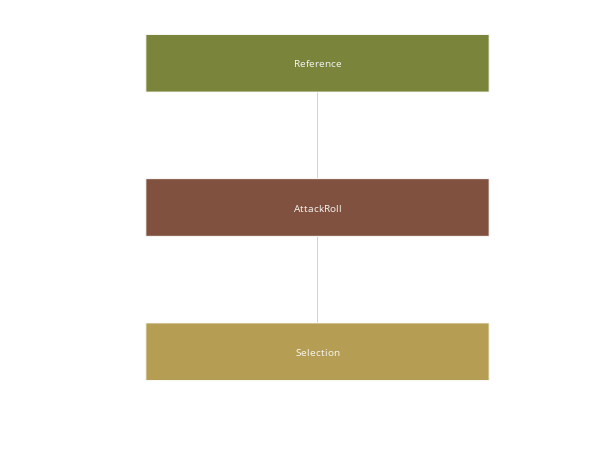

Source (notebook cell):
### Code cell
from dndast.nodes import *
from dndast.plotter import plot_tree_diagram
import plotly.graph_objects as go

tree = SelectionNode(
    selector=AttackRollNode(**{
        'critical_hit_range': [19,20],
        'critical_miss_range': [1],
        'attack_bonus': 4,
        'armor_class': ReferenceNode('target.AC'),
    }),
    results={
        'critical miss': 0,
        'miss': 0,
        'hit': 1,
        'critical hit': 2,
    },
)

fig = go.Figure(
    layout=go.Layout(
        template='plotly_white',
        margin=dict(l=60, r=25, b=55, t=20, pad=4),
        showlegend=False,
        xaxis=dict(showline=False, zeroline=False, showgrid=False, showticklabels=False, ticks="", minor_ticks=""),
        yaxis=dict(showline=False, zeroline=False, showgrid=False, showticklabels=False, ticks="", minor_ticks=""),
        hovermode='closest',
    ),
)

#ctree, nodes = convert_tree(tree.to_dict())
fig = plot_tree_diagram(tree, fig=fig)

# show figure
fig.update_layout(width=600, height=450)
fig.show()

### Figure 1 — Plotly figure (JSON) as saved in the notebook; plotly's stock layout.template omitted (floating-point values rounded to 4 significant figures)
{"data": [{"hoverinfo": "none", "line": {"color": "rgb(210,210,210)", "width": 1}, "mode": "lines", "type": "scatter", "x": [0, 0, null, 0, 0, null], "y": [0, 1, null, 1, 2, null]}, {"hoverinfo": "text", "marker": {"color": "rgba(181, 158,  84, 1.0)"}, "mode": "markers", "opacity": 0, "text": ["<b>Selection</b><br>selector: AttackRollNode<br>results:<br>    critical miss: 0<br>    miss: 0<br>    hit: 1<br>    critical hit: 2"], "type": "scatter", "x": [0], "y": [0]}, {"hoverinfo": "text", "marker": {"color": "rgba(127,  81,  62, 1.0)"}, "mode": "markers", "opacity": 0, "text": ["<b>AttackRoll</b><br>critical_hit_range: [19, 20]<br>critical_miss_range: [1]<br>attack_bonus: 4<br>armor_class: ReferenceNode"], "type": "scatter", "x": [0], "y": [1]}, {"hoverinfo": "text", "marker": {"color": "rgba(122, 133,  59, 1.0)"}, "mode": "markers", "opacity": 0, "text": ["<b>Reference</b><br>value: target.AC"], "type": "scatter", "x": [0], "y": [2]}], "layout": {"annotations": [{"font": {"color": "rgba(250,250,250,1)", "size": 10}, "showarrow": false, "text": "Selection", "x": 0, "xref": "x", "y": 0, "yref": "y"}, {"font": {"color": "rgba(250,250,250,1)", "size": 10}, "showarrow": false, "text": "AttackRoll", "x": 0, "xref": "x", "y": 1, "yref": "y"}, {"font": {"color": "rgba(250,250,250,1)", "size": 10}, "showarrow": false, "text": "Reference", "x": 0, "xref": "x", "y": 2, "yref": "y"}], "height": 450, "hovermode": "closest", "margin": {"b": 55, "l": 60, "pad": 4, "r": 25, "t": 20}, "shapes": [{"fillcolor": "rgba(181, 158,  84, 1.0)", "line": {"color": "rgba(250,250,250,1)", "width": 1}, "opacity": 1, "type": "rect", "x0": -0.225, "x1": 0.225, "y0": -0.2, "y1": 0.2}, {"fillcolor": "rgba(127,  81,  62, 1.0)", "line": {"color": "rgba(250,250,250,1)", "width": 1}, "opacity": 1, "type": "rect", "x0": -0.225, "x1": 0.225, "y0": 0.8, "y1": 1.2}, {"fillcolor": "rgba(122, 133,  59, 1.0)", "line": {"color": "rgba(250,250,250,1)", "width": 1}, "opacity": 1, "type": "rect", "x0": -0.225, "x1": 0.225, "y0": 1.8, "y1": 2.2}], "showlegend": false, "width": 600, "xaxis": {"minor": {"ticks": ""}, "range": [-0.3375, 0.3375], "showgrid": false, "showline": false, "showticklabels": false, "ticks": "", "zeroline": false}, "yaxis": {"minor": {"ticks": ""}, "range": [-0.3, 2.3], "showgrid": false, "showline": false, "showticklabels": false, "ticks": "", "zeroline": false}}}
